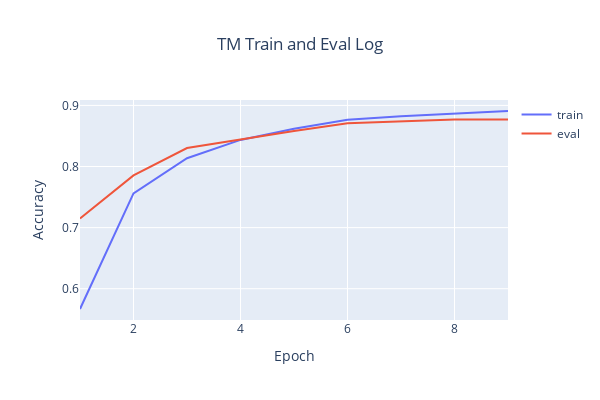

The code cell stored with this chart in its notebook:
### Code cell
# plot train log and eval log
import plotly.graph_objects as go
import pickle

train_log = [0.5667755781920687, 0.7559613043756807, 0.8135050291498495, 0.843526170798898, 0.8619514382727913, 0.8763661989877635, 0.8820552245499391, 0.886808892305721, 0.8908450253059133]

eval_log = [0.7147908979089791, 0.7854653546535465, 0.8302583025830258, 0.8441984419844198, 0.8579335793357934, 0.8707974579745797, 0.8738212382123821, 0.8769475194751948, 0.8768450184501845]
pickle.dump(train_log, open('train_log.pkl',"wb"))
pickle.dump(eval_log, open('eval_log.pkl',"wb"))

train_log = pickle.load(open('train_log.pkl',"rb"))
eval_log = pickle.load(open('eval_log.pkl',"rb"))

fig = go.Figure()
fig.add_trace(go.Scatter(x=list(range(1, len(train_log)+1)), y=train_log, mode='lines', name='train'))
fig.add_trace(go.Scatter(x=list(range(1, len(eval_log)+1)), y=eval_log, mode='lines', name='eval'))
fig.update_layout(title='TM Train and Eval Log',title_x=0.5, xaxis_title='Epoch', yaxis_title='Accuracy', width=600, height=400)
fig.show()

### Figure 1 — Plotly figure (JSON) as saved in the notebook; plotly's stock layout.template omitted (floating-point values rounded to 4 significant figures)
{"data": [{"mode": "lines", "name": "train", "type": "scatter", "x": [1, 2, 3, 4, 5, 6, 7, 8, 9], "y": [0.5668, 0.756, 0.8135, 0.8435, 0.862, 0.8764, 0.8821, 0.8868, 0.8908]}, {"mode": "lines", "name": "eval", "type": "scatter", "x": [1, 2, 3, 4, 5, 6, 7, 8, 9], "y": [0.7148, 0.7855, 0.8303, 0.8442, 0.8579, 0.8708, 0.8738, 0.8769, 0.8768]}], "layout": {"height": 400, "title": {"text": "TM Train and Eval Log", "x": 0.5}, "width": 600, "xaxis": {"title": {"text": "Epoch"}}, "yaxis": {"title": {"text": "Accuracy"}}}}
